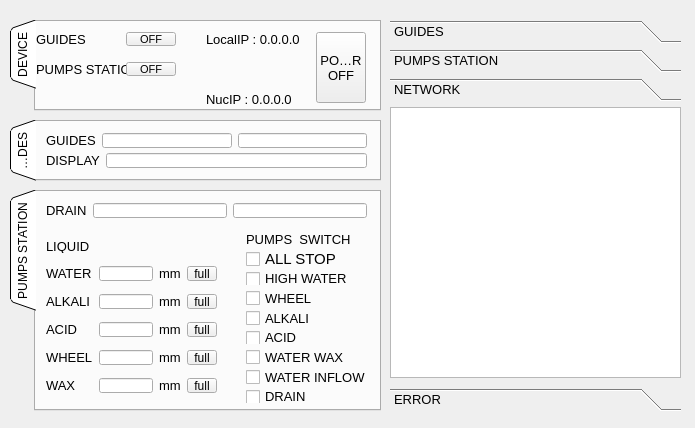
<?xml version="1.0" encoding="UTF-8"?>
<ui version="4.0">
 <class>MainWindow</class>
 <widget class="QMainWindow" name="MainWindow">
  <property name="geometry">
   <rect>
    <x>0</x>
    <y>0</y>
    <width>695</width>
    <height>428</height>
   </rect>
  </property>
  <property name="windowTitle">
   <string>MainWindow</string>
  </property>
  <widget class="QWidget" name="centralwidget">
   <widget class="QTabWidget" name="tab_device">
    <property name="geometry">
     <rect>
      <x>10</x>
      <y>20</y>
      <width>371</width>
      <height>91</height>
     </rect>
    </property>
    <property name="tabPosition">
     <enum>QTabWidget::West</enum>
    </property>
    <property name="tabShape">
     <enum>QTabWidget::Triangular</enum>
    </property>
    <property name="currentIndex">
     <number>0</number>
    </property>
    <property name="elideMode">
     <enum>Qt::ElideLeft</enum>
    </property>
    <widget class="QWidget" name="device">
     <attribute name="title">
      <string>DEVICE</string>
     </attribute>
     <widget class="QLabel" name="label_guides">
      <property name="geometry">
       <rect>
        <x>0</x>
        <y>10</y>
        <width>61</width>
        <height>14</height>
       </rect>
      </property>
      <property name="minimumSize">
       <size>
        <width>0</width>
        <height>14</height>
       </size>
      </property>
      <property name="maximumSize">
       <size>
        <width>16777215</width>
        <height>14</height>
       </size>
      </property>
      <property name="font">
       <font>
        <pointsize>10</pointsize>
        <weight>50</weight>
        <bold>false</bold>
       </font>
      </property>
      <property name="text">
       <string>GUIDES</string>
      </property>
      <property name="alignment">
       <set>Qt::AlignLeading|Qt::AlignLeft|Qt::AlignVCenter</set>
      </property>
     </widget>
     <widget class="QLabel" name="label_pumps_station">
      <property name="geometry">
       <rect>
        <x>0</x>
        <y>40</y>
        <width>91</width>
        <height>14</height>
       </rect>
      </property>
      <property name="minimumSize">
       <size>
        <width>0</width>
        <height>14</height>
       </size>
      </property>
      <property name="maximumSize">
       <size>
        <width>16777215</width>
        <height>14</height>
       </size>
      </property>
      <property name="font">
       <font>
        <pointsize>10</pointsize>
        <weight>50</weight>
        <bold>false</bold>
       </font>
      </property>
      <property name="text">
       <string>PUMPS STATION</string>
      </property>
      <property name="alignment">
       <set>Qt::AlignLeading|Qt::AlignLeft|Qt::AlignVCenter</set>
      </property>
     </widget>
     <widget class="QLabel" name="ip_local">
      <property name="geometry">
       <rect>
        <x>170</x>
        <y>10</y>
        <width>150</width>
        <height>14</height>
       </rect>
      </property>
      <property name="minimumSize">
       <size>
        <width>75</width>
        <height>14</height>
       </size>
      </property>
      <property name="maximumSize">
       <size>
        <width>150</width>
        <height>14</height>
       </size>
      </property>
      <property name="font">
       <font>
        <pointsize>10</pointsize>
        <weight>50</weight>
        <bold>false</bold>
       </font>
      </property>
      <property name="text">
       <string>LocalIP : 0.0.0.0</string>
      </property>
      <property name="alignment">
       <set>Qt::AlignLeading|Qt::AlignLeft|Qt::AlignVCenter</set>
      </property>
     </widget>
     <widget class="QLabel" name="ip_nuc">
      <property name="geometry">
       <rect>
        <x>170</x>
        <y>70</y>
        <width>160</width>
        <height>14</height>
       </rect>
      </property>
      <property name="minimumSize">
       <size>
        <width>160</width>
        <height>14</height>
       </size>
      </property>
      <property name="maximumSize">
       <size>
        <width>170</width>
        <height>14</height>
       </size>
      </property>
      <property name="font">
       <font>
        <pointsize>10</pointsize>
        <weight>50</weight>
        <bold>false</bold>
       </font>
      </property>
      <property name="text">
       <string>NucIP : 0.0.0.0</string>
      </property>
      <property name="alignment">
       <set>Qt::AlignLeading|Qt::AlignLeft|Qt::AlignVCenter</set>
      </property>
     </widget>
     <widget class="QToolButton" name="btn_power_off">
      <property name="geometry">
       <rect>
        <x>280</x>
        <y>10</y>
        <width>50</width>
        <height>71</height>
       </rect>
      </property>
      <property name="font">
       <font>
        <pointsize>10</pointsize>
       </font>
      </property>
      <property name="text">
       <string>POWER
OFF</string>
      </property>
     </widget>
     <widget class="QToolButton" name="led_guides">
      <property name="geometry">
       <rect>
        <x>90</x>
        <y>10</y>
        <width>50</width>
        <height>14</height>
       </rect>
      </property>
      <property name="minimumSize">
       <size>
        <width>50</width>
        <height>0</height>
       </size>
      </property>
      <property name="maximumSize">
       <size>
        <width>50</width>
        <height>14</height>
       </size>
      </property>
      <property name="font">
       <font>
        <pointsize>8</pointsize>
       </font>
      </property>
      <property name="toolTip">
       <string/>
      </property>
      <property name="toolTipDuration">
       <number>-1</number>
      </property>
      <property name="text">
       <string>OFF</string>
      </property>
     </widget>
     <widget class="QToolButton" name="led_pumps_station">
      <property name="geometry">
       <rect>
        <x>90</x>
        <y>40</y>
        <width>50</width>
        <height>14</height>
       </rect>
      </property>
      <property name="minimumSize">
       <size>
        <width>50</width>
        <height>0</height>
       </size>
      </property>
      <property name="maximumSize">
       <size>
        <width>50</width>
        <height>14</height>
       </size>
      </property>
      <property name="font">
       <font>
        <pointsize>8</pointsize>
       </font>
      </property>
      <property name="toolTip">
       <string/>
      </property>
      <property name="toolTipDuration">
       <number>-1</number>
      </property>
      <property name="text">
       <string>OFF</string>
      </property>
     </widget>
    </widget>
   </widget>
   <widget class="QTabWidget" name="tab_guides">
    <property name="geometry">
     <rect>
      <x>10</x>
      <y>120</y>
      <width>371</width>
      <height>61</height>
     </rect>
    </property>
    <property name="tabPosition">
     <enum>QTabWidget::West</enum>
    </property>
    <property name="tabShape">
     <enum>QTabWidget::Triangular</enum>
    </property>
    <property name="currentIndex">
     <number>0</number>
    </property>
    <property name="elideMode">
     <enum>Qt::ElideLeft</enum>
    </property>
    <widget class="QWidget" name="device_2">
     <attribute name="title">
      <string>GUIDES</string>
     </attribute>
     <widget class="QWidget" name="gridLayoutWidget_2">
      <property name="geometry">
       <rect>
        <x>10</x>
        <y>10</y>
        <width>321</width>
        <height>17</height>
       </rect>
      </property>
      <layout class="QGridLayout" name="gridLayout_2">
       <item row="0" column="2">
        <widget class="QLineEdit" name="ui_guides_data2">
         <property name="maximumSize">
          <size>
           <width>16777215</width>
           <height>15</height>
          </size>
         </property>
         <property name="font">
          <font>
           <pointsize>9</pointsize>
          </font>
         </property>
        </widget>
       </item>
       <item row="0" column="0">
        <widget class="QLabel" name="guides">
         <property name="minimumSize">
          <size>
           <width>0</width>
           <height>14</height>
          </size>
         </property>
         <property name="maximumSize">
          <size>
           <width>16777215</width>
           <height>14</height>
          </size>
         </property>
         <property name="font">
          <font>
           <pointsize>10</pointsize>
           <weight>50</weight>
           <bold>false</bold>
          </font>
         </property>
         <property name="text">
          <string>GUIDES</string>
         </property>
         <property name="alignment">
          <set>Qt::AlignLeading|Qt::AlignLeft|Qt::AlignVCenter</set>
         </property>
        </widget>
       </item>
       <item row="0" column="1">
        <widget class="QLineEdit" name="ui_guides_data1">
         <property name="maximumSize">
          <size>
           <width>16777215</width>
           <height>15</height>
          </size>
         </property>
         <property name="font">
          <font>
           <pointsize>9</pointsize>
          </font>
         </property>
        </widget>
       </item>
      </layout>
     </widget>
     <widget class="QWidget" name="gridLayoutWidget_4">
      <property name="geometry">
       <rect>
        <x>10</x>
        <y>30</y>
        <width>321</width>
        <height>17</height>
       </rect>
      </property>
      <layout class="QGridLayout" name="gridLayout_4">
       <item row="0" column="1">
        <widget class="QLineEdit" name="ui_display_type">
         <property name="maximumSize">
          <size>
           <width>16777215</width>
           <height>15</height>
          </size>
         </property>
         <property name="font">
          <font>
           <pointsize>9</pointsize>
          </font>
         </property>
        </widget>
       </item>
       <item row="0" column="0">
        <widget class="QLabel" name="display">
         <property name="minimumSize">
          <size>
           <width>0</width>
           <height>14</height>
          </size>
         </property>
         <property name="maximumSize">
          <size>
           <width>16777215</width>
           <height>14</height>
          </size>
         </property>
         <property name="font">
          <font>
           <pointsize>10</pointsize>
           <weight>50</weight>
           <bold>false</bold>
          </font>
         </property>
         <property name="text">
          <string>DISPLAY</string>
         </property>
         <property name="alignment">
          <set>Qt::AlignLeading|Qt::AlignLeft|Qt::AlignVCenter</set>
         </property>
        </widget>
       </item>
      </layout>
     </widget>
    </widget>
   </widget>
   <widget class="QTabWidget" name="tab_pumps_station">
    <property name="geometry">
     <rect>
      <x>10</x>
      <y>190</y>
      <width>371</width>
      <height>221</height>
     </rect>
    </property>
    <property name="tabPosition">
     <enum>QTabWidget::West</enum>
    </property>
    <property name="tabShape">
     <enum>QTabWidget::Triangular</enum>
    </property>
    <property name="currentIndex">
     <number>0</number>
    </property>
    <property name="elideMode">
     <enum>Qt::ElideLeft</enum>
    </property>
    <widget class="QWidget" name="device_3">
     <attribute name="title">
      <string>PUMPS STATION</string>
     </attribute>
     <widget class="QWidget" name="gridLayoutWidget">
      <property name="geometry">
       <rect>
        <x>10</x>
        <y>10</y>
        <width>321</width>
        <height>17</height>
       </rect>
      </property>
      <layout class="QGridLayout" name="gridLayout">
       <item row="0" column="1">
        <widget class="QLineEdit" name="ui_drain_data1">
         <property name="maximumSize">
          <size>
           <width>16777215</width>
           <height>15</height>
          </size>
         </property>
         <property name="font">
          <font>
           <pointsize>9</pointsize>
          </font>
         </property>
        </widget>
       </item>
       <item row="0" column="0">
        <widget class="QLabel" name="DRAIN">
         <property name="minimumSize">
          <size>
           <width>0</width>
           <height>14</height>
          </size>
         </property>
         <property name="maximumSize">
          <size>
           <width>16777215</width>
           <height>14</height>
          </size>
         </property>
         <property name="font">
          <font>
           <pointsize>10</pointsize>
           <weight>50</weight>
           <bold>false</bold>
          </font>
         </property>
         <property name="text">
          <string>DRAIN</string>
         </property>
         <property name="alignment">
          <set>Qt::AlignLeading|Qt::AlignLeft|Qt::AlignVCenter</set>
         </property>
        </widget>
       </item>
       <item row="0" column="2">
        <widget class="QLineEdit" name="ui_drain_data2">
         <property name="maximumSize">
          <size>
           <width>16777215</width>
           <height>15</height>
          </size>
         </property>
         <property name="font">
          <font>
           <pointsize>9</pointsize>
          </font>
         </property>
        </widget>
       </item>
      </layout>
     </widget>
     <widget class="QWidget" name="gridLayoutWidget_3">
      <property name="geometry">
       <rect>
        <x>10</x>
        <y>40</y>
        <width>171</width>
        <height>173</height>
       </rect>
      </property>
      <layout class="QGridLayout" name="gridLayout_3">
       <item row="4" column="1">
        <widget class="QLineEdit" name="ui_wheel_data">
         <property name="maximumSize">
          <size>
           <width>16777215</width>
           <height>15</height>
          </size>
         </property>
         <property name="font">
          <font>
           <pointsize>9</pointsize>
          </font>
         </property>
        </widget>
       </item>
       <item row="2" column="2">
        <widget class="QLabel" name="DRAIN_6">
         <property name="minimumSize">
          <size>
           <width>0</width>
           <height>14</height>
          </size>
         </property>
         <property name="maximumSize">
          <size>
           <width>16777215</width>
           <height>14</height>
          </size>
         </property>
         <property name="font">
          <font>
           <pointsize>10</pointsize>
           <weight>50</weight>
           <bold>false</bold>
          </font>
         </property>
         <property name="text">
          <string>mm</string>
         </property>
         <property name="alignment">
          <set>Qt::AlignLeading|Qt::AlignLeft|Qt::AlignVCenter</set>
         </property>
        </widget>
       </item>
       <item row="4" column="2">
        <widget class="QLabel" name="DRAIN_10">
         <property name="minimumSize">
          <size>
           <width>0</width>
           <height>14</height>
          </size>
         </property>
         <property name="maximumSize">
          <size>
           <width>16777215</width>
           <height>14</height>
          </size>
         </property>
         <property name="font">
          <font>
           <pointsize>10</pointsize>
           <weight>50</weight>
           <bold>false</bold>
          </font>
         </property>
         <property name="text">
          <string>mm</string>
         </property>
         <property name="alignment">
          <set>Qt::AlignLeading|Qt::AlignLeft|Qt::AlignVCenter</set>
         </property>
        </widget>
       </item>
       <item row="3" column="1">
        <widget class="QLineEdit" name="ui_acid_data">
         <property name="maximumSize">
          <size>
           <width>16777215</width>
           <height>15</height>
          </size>
         </property>
         <property name="font">
          <font>
           <pointsize>9</pointsize>
          </font>
         </property>
        </widget>
       </item>
       <item row="2" column="1">
        <widget class="QLineEdit" name="ui_alkali_data">
         <property name="maximumSize">
          <size>
           <width>16777215</width>
           <height>15</height>
          </size>
         </property>
         <property name="font">
          <font>
           <pointsize>9</pointsize>
          </font>
         </property>
        </widget>
       </item>
       <item row="1" column="2">
        <widget class="QLabel" name="DRAIN_4">
         <property name="minimumSize">
          <size>
           <width>0</width>
           <height>14</height>
          </size>
         </property>
         <property name="maximumSize">
          <size>
           <width>16777215</width>
           <height>14</height>
          </size>
         </property>
         <property name="font">
          <font>
           <pointsize>10</pointsize>
           <weight>50</weight>
           <bold>false</bold>
          </font>
         </property>
         <property name="text">
          <string>mm</string>
         </property>
         <property name="alignment">
          <set>Qt::AlignLeading|Qt::AlignLeft|Qt::AlignVCenter</set>
         </property>
        </widget>
       </item>
       <item row="3" column="2">
        <widget class="QLabel" name="DRAIN_8">
         <property name="minimumSize">
          <size>
           <width>0</width>
           <height>14</height>
          </size>
         </property>
         <property name="maximumSize">
          <size>
           <width>16777215</width>
           <height>14</height>
          </size>
         </property>
         <property name="font">
          <font>
           <pointsize>10</pointsize>
           <weight>50</weight>
           <bold>false</bold>
          </font>
         </property>
         <property name="text">
          <string>mm</string>
         </property>
         <property name="alignment">
          <set>Qt::AlignLeading|Qt::AlignLeft|Qt::AlignVCenter</set>
         </property>
        </widget>
       </item>
       <item row="0" column="0">
        <widget class="QLabel" name="label_liquId">
         <property name="minimumSize">
          <size>
           <width>0</width>
           <height>14</height>
          </size>
         </property>
         <property name="maximumSize">
          <size>
           <width>16777215</width>
           <height>14</height>
          </size>
         </property>
         <property name="font">
          <font>
           <pointsize>10</pointsize>
           <weight>50</weight>
           <bold>false</bold>
          </font>
         </property>
         <property name="text">
          <string>LIQUID</string>
         </property>
         <property name="alignment">
          <set>Qt::AlignLeading|Qt::AlignLeft|Qt::AlignVCenter</set>
         </property>
        </widget>
       </item>
       <item row="5" column="1">
        <widget class="QLineEdit" name="ui_wax_data">
         <property name="maximumSize">
          <size>
           <width>16777215</width>
           <height>15</height>
          </size>
         </property>
         <property name="font">
          <font>
           <pointsize>9</pointsize>
          </font>
         </property>
        </widget>
       </item>
       <item row="4" column="0">
        <widget class="QLabel" name="label_wheel_data">
         <property name="minimumSize">
          <size>
           <width>0</width>
           <height>14</height>
          </size>
         </property>
         <property name="maximumSize">
          <size>
           <width>16777215</width>
           <height>14</height>
          </size>
         </property>
         <property name="font">
          <font>
           <pointsize>10</pointsize>
           <weight>50</weight>
           <bold>false</bold>
          </font>
         </property>
         <property name="text">
          <string>WHEEL</string>
         </property>
         <property name="alignment">
          <set>Qt::AlignLeading|Qt::AlignLeft|Qt::AlignVCenter</set>
         </property>
        </widget>
       </item>
       <item row="5" column="0">
        <widget class="QLabel" name="label_wax_data">
         <property name="minimumSize">
          <size>
           <width>0</width>
           <height>14</height>
          </size>
         </property>
         <property name="maximumSize">
          <size>
           <width>16777215</width>
           <height>14</height>
          </size>
         </property>
         <property name="font">
          <font>
           <pointsize>10</pointsize>
           <weight>50</weight>
           <bold>false</bold>
          </font>
         </property>
         <property name="text">
          <string>WAX</string>
         </property>
         <property name="alignment">
          <set>Qt::AlignLeading|Qt::AlignLeft|Qt::AlignVCenter</set>
         </property>
        </widget>
       </item>
       <item row="3" column="0">
        <widget class="QLabel" name="label_acid_data">
         <property name="minimumSize">
          <size>
           <width>0</width>
           <height>14</height>
          </size>
         </property>
         <property name="maximumSize">
          <size>
           <width>16777215</width>
           <height>14</height>
          </size>
         </property>
         <property name="font">
          <font>
           <pointsize>10</pointsize>
           <weight>50</weight>
           <bold>false</bold>
          </font>
         </property>
         <property name="text">
          <string>ACID</string>
         </property>
         <property name="alignment">
          <set>Qt::AlignLeading|Qt::AlignLeft|Qt::AlignVCenter</set>
         </property>
        </widget>
       </item>
       <item row="1" column="0">
        <widget class="QLabel" name="label_water_data">
         <property name="minimumSize">
          <size>
           <width>0</width>
           <height>14</height>
          </size>
         </property>
         <property name="maximumSize">
          <size>
           <width>16777215</width>
           <height>14</height>
          </size>
         </property>
         <property name="font">
          <font>
           <pointsize>10</pointsize>
           <weight>50</weight>
           <bold>false</bold>
          </font>
         </property>
         <property name="text">
          <string>WATER</string>
         </property>
         <property name="alignment">
          <set>Qt::AlignLeading|Qt::AlignLeft|Qt::AlignVCenter</set>
         </property>
        </widget>
       </item>
       <item row="2" column="0">
        <widget class="QLabel" name="label_alkali_data">
         <property name="minimumSize">
          <size>
           <width>0</width>
           <height>14</height>
          </size>
         </property>
         <property name="maximumSize">
          <size>
           <width>16777215</width>
           <height>14</height>
          </size>
         </property>
         <property name="font">
          <font>
           <pointsize>10</pointsize>
           <weight>50</weight>
           <bold>false</bold>
          </font>
         </property>
         <property name="text">
          <string>ALKALI</string>
         </property>
         <property name="alignment">
          <set>Qt::AlignLeading|Qt::AlignLeft|Qt::AlignVCenter</set>
         </property>
        </widget>
       </item>
       <item row="1" column="1">
        <widget class="QLineEdit" name="ui_water_data">
         <property name="maximumSize">
          <size>
           <width>16777215</width>
           <height>15</height>
          </size>
         </property>
         <property name="font">
          <font>
           <pointsize>9</pointsize>
          </font>
         </property>
        </widget>
       </item>
       <item row="5" column="2">
        <widget class="QLabel" name="DRAIN_12">
         <property name="minimumSize">
          <size>
           <width>0</width>
           <height>14</height>
          </size>
         </property>
         <property name="maximumSize">
          <size>
           <width>16777215</width>
           <height>14</height>
          </size>
         </property>
         <property name="font">
          <font>
           <pointsize>10</pointsize>
           <weight>50</weight>
           <bold>false</bold>
          </font>
         </property>
         <property name="text">
          <string>mm</string>
         </property>
         <property name="alignment">
          <set>Qt::AlignLeading|Qt::AlignLeft|Qt::AlignVCenter</set>
         </property>
        </widget>
       </item>
       <item row="1" column="3">
        <widget class="QToolButton" name="led_water">
         <property name="maximumSize">
          <size>
           <width>35</width>
           <height>15</height>
          </size>
         </property>
         <property name="font">
          <font>
           <pointsize>9</pointsize>
          </font>
         </property>
         <property name="text">
          <string>full</string>
         </property>
        </widget>
       </item>
       <item row="2" column="3">
        <widget class="QToolButton" name="led_alkali">
         <property name="maximumSize">
          <size>
           <width>35</width>
           <height>15</height>
          </size>
         </property>
         <property name="font">
          <font>
           <pointsize>9</pointsize>
          </font>
         </property>
         <property name="text">
          <string>full</string>
         </property>
        </widget>
       </item>
       <item row="3" column="3">
        <widget class="QToolButton" name="led_acid">
         <property name="maximumSize">
          <size>
           <width>16777215</width>
           <height>15</height>
          </size>
         </property>
         <property name="font">
          <font>
           <pointsize>9</pointsize>
          </font>
         </property>
         <property name="text">
          <string>full</string>
         </property>
        </widget>
       </item>
       <item row="4" column="3">
        <widget class="QToolButton" name="led_wheel">
         <property name="maximumSize">
          <size>
           <width>16777215</width>
           <height>15</height>
          </size>
         </property>
         <property name="font">
          <font>
           <pointsize>9</pointsize>
          </font>
         </property>
         <property name="text">
          <string>full</string>
         </property>
        </widget>
       </item>
       <item row="5" column="3">
        <widget class="QToolButton" name="led_wax">
         <property name="maximumSize">
          <size>
           <width>16777215</width>
           <height>15</height>
          </size>
         </property>
         <property name="font">
          <font>
           <pointsize>9</pointsize>
          </font>
         </property>
         <property name="text">
          <string>full</string>
         </property>
        </widget>
       </item>
      </layout>
     </widget>
     <widget class="QWidget" name="gridLayoutWidget_5">
      <property name="geometry">
       <rect>
        <x>210</x>
        <y>40</y>
        <width>121</width>
        <height>171</height>
       </rect>
      </property>
      <layout class="QGridLayout" name="gridLayout_5">
       <item row="2" column="0">
        <widget class="QCheckBox" name="btn_high_water">
         <property name="font">
          <font>
           <pointsize>10</pointsize>
          </font>
         </property>
         <property name="text">
          <string>HIGH WATER</string>
         </property>
        </widget>
       </item>
       <item row="3" column="0">
        <widget class="QCheckBox" name="btn_wheel">
         <property name="font">
          <font>
           <pointsize>10</pointsize>
          </font>
         </property>
         <property name="text">
          <string>WHEEL</string>
         </property>
        </widget>
       </item>
       <item row="6" column="0">
        <widget class="QCheckBox" name="btn_water_wax">
         <property name="font">
          <font>
           <pointsize>10</pointsize>
          </font>
         </property>
         <property name="text">
          <string>WATER WAX</string>
         </property>
        </widget>
       </item>
       <item row="0" column="0">
        <widget class="QLabel" name="label_pumps_switch">
         <property name="minimumSize">
          <size>
           <width>0</width>
           <height>14</height>
          </size>
         </property>
         <property name="maximumSize">
          <size>
           <width>16777215</width>
           <height>14</height>
          </size>
         </property>
         <property name="font">
          <font>
           <pointsize>10</pointsize>
           <weight>50</weight>
           <bold>false</bold>
          </font>
         </property>
         <property name="text">
          <string>PUMPS  SWITCH</string>
         </property>
         <property name="alignment">
          <set>Qt::AlignLeading|Qt::AlignLeft|Qt::AlignVCenter</set>
         </property>
        </widget>
       </item>
       <item row="1" column="0">
        <widget class="QCheckBox" name="btn_all_stop">
         <property name="font">
          <font>
           <pointsize>11</pointsize>
          </font>
         </property>
         <property name="text">
          <string>ALL STOP</string>
         </property>
        </widget>
       </item>
       <item row="5" column="0">
        <widget class="QCheckBox" name="btn_acid">
         <property name="font">
          <font>
           <pointsize>10</pointsize>
          </font>
         </property>
         <property name="text">
          <string>ACID</string>
         </property>
        </widget>
       </item>
       <item row="4" column="0">
        <widget class="QCheckBox" name="btn_alkali">
         <property name="font">
          <font>
           <pointsize>10</pointsize>
          </font>
         </property>
         <property name="text">
          <string>ALKALI</string>
         </property>
        </widget>
       </item>
       <item row="7" column="0">
        <widget class="QCheckBox" name="btn_water_inflow">
         <property name="font">
          <font>
           <pointsize>10</pointsize>
          </font>
         </property>
         <property name="text">
          <string>WATER INFLOW</string>
         </property>
        </widget>
       </item>
       <item row="8" column="0">
        <widget class="QCheckBox" name="btn_drain">
         <property name="font">
          <font>
           <pointsize>10</pointsize>
          </font>
         </property>
         <property name="text">
          <string>DRAIN</string>
         </property>
        </widget>
       </item>
      </layout>
     </widget>
    </widget>
   </widget>
   <widget class="QToolBox" name="tab_logs">
    <property name="geometry">
     <rect>
      <x>390</x>
      <y>20</y>
      <width>291</width>
      <height>391</height>
     </rect>
    </property>
    <property name="font">
     <font>
      <pointsize>10</pointsize>
     </font>
    </property>
    <property name="lineWidth">
     <number>-3</number>
    </property>
    <property name="currentIndex">
     <number>2</number>
    </property>
    <widget class="QWidget" name="page_guides">
     <property name="geometry">
      <rect>
       <x>0</x>
       <y>0</y>
       <width>291</width>
       <height>271</height>
      </rect>
     </property>
     <attribute name="label">
      <string>GUIDES</string>
     </attribute>
     <widget class="QTextBrowser" name="log_guides">
      <property name="geometry">
       <rect>
        <x>0</x>
        <y>0</y>
        <width>291</width>
        <height>271</height>
       </rect>
      </property>
      <property name="font">
       <font>
        <pointsize>8</pointsize>
       </font>
      </property>
     </widget>
    </widget>
    <widget class="QWidget" name="page_pumps_station">
     <property name="geometry">
      <rect>
       <x>0</x>
       <y>0</y>
       <width>291</width>
       <height>271</height>
      </rect>
     </property>
     <attribute name="label">
      <string>PUMPS STATION</string>
     </attribute>
     <widget class="QTextBrowser" name="log_pumps_station">
      <property name="geometry">
       <rect>
        <x>0</x>
        <y>0</y>
        <width>291</width>
        <height>271</height>
       </rect>
      </property>
      <property name="font">
       <font>
        <pointsize>8</pointsize>
       </font>
      </property>
     </widget>
    </widget>
    <widget class="QWidget" name="page_network">
     <property name="geometry">
      <rect>
       <x>0</x>
       <y>0</y>
       <width>291</width>
       <height>271</height>
      </rect>
     </property>
     <attribute name="label">
      <string>NETWORK</string>
     </attribute>
     <widget class="QTextBrowser" name="log_network">
      <property name="geometry">
       <rect>
        <x>0</x>
        <y>0</y>
        <width>291</width>
        <height>271</height>
       </rect>
      </property>
      <property name="font">
       <font>
        <pointsize>8</pointsize>
       </font>
      </property>
     </widget>
    </widget>
    <widget class="QWidget" name="page_error">
     <property name="geometry">
      <rect>
       <x>0</x>
       <y>0</y>
       <width>291</width>
       <height>271</height>
      </rect>
     </property>
     <attribute name="label">
      <string>ERROR</string>
     </attribute>
     <widget class="QTextBrowser" name="log_error">
      <property name="geometry">
       <rect>
        <x>0</x>
        <y>0</y>
        <width>291</width>
        <height>271</height>
       </rect>
      </property>
      <property name="font">
       <font>
        <pointsize>8</pointsize>
       </font>
      </property>
     </widget>
    </widget>
   </widget>
  </widget>
 </widget>
 <resources/>
 <connections/>
</ui>
